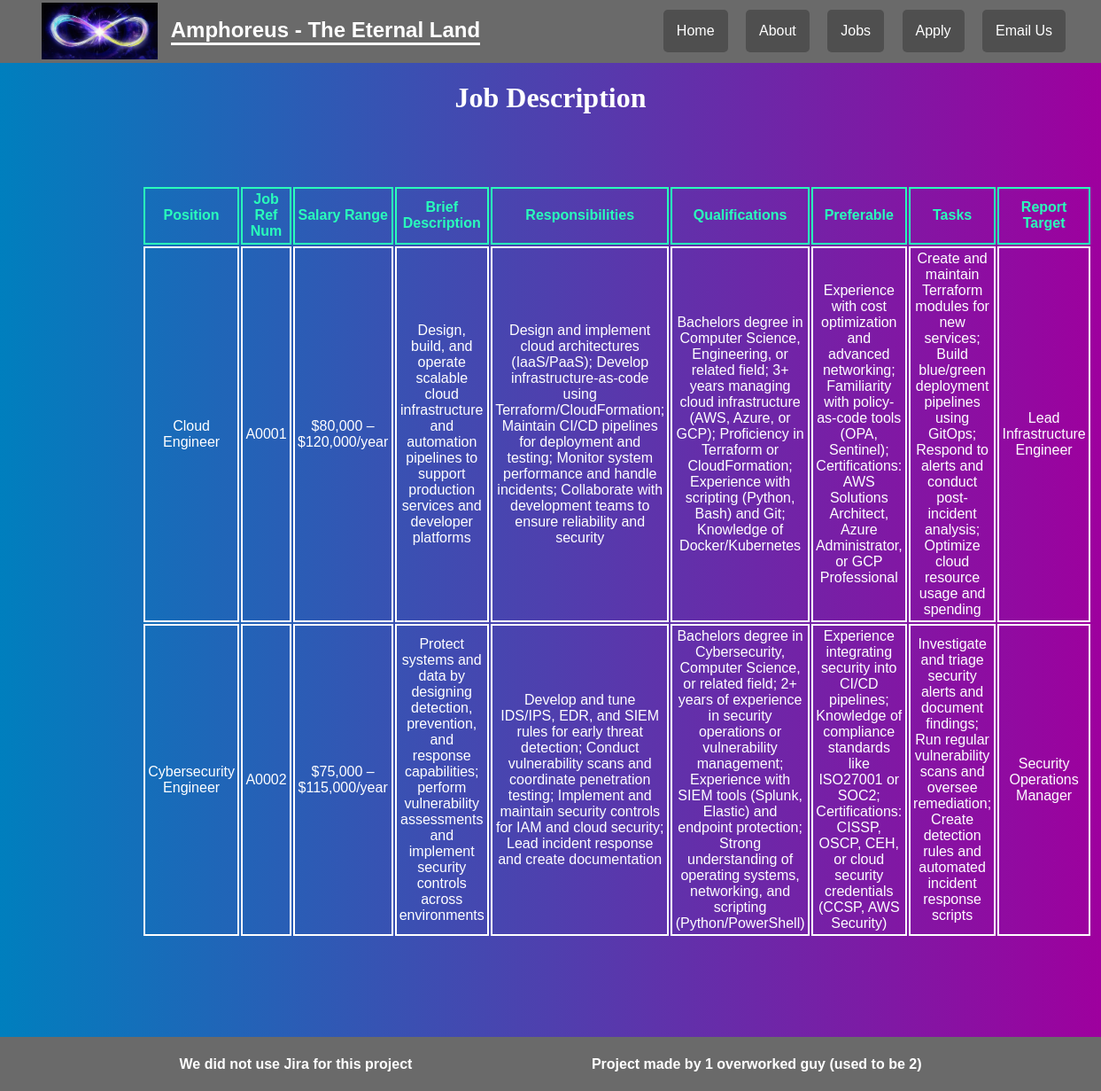
Page /project2/jobs.php on the committed database.
### tables this page shows
CREATE TABLE `jobs` (
  `position` varchar(40) NOT NULL,
  `reference_num` varchar(20) DEFAULT NULL,
  `Salary_range` varchar(50) DEFAULT NULL,
  `Brief_Description` text DEFAULT NULL,
  `Responsibilities` text DEFAULT NULL,
  `Qualifications` text DEFAULT NULL,
  `Preferable` text DEFAULT NULL,
  `Tasks` text DEFAULT NULL,
  `Report_Target` text DEFAULT NULL
);

### project2/jobs.php (the view, shortened to what this page needs)
<!DOCTYPE html>
<html lang="en">
<head>
    <link rel="stylesheet" href="./styles/styles.css">
</head>
<body>
    <?php
        include 'nav_header.inc';
    ?>
    <main class="jobs_mainbody">
    <?php
        require_once "settings.php";
        $query = "SELECT * FROM jobs";
        $result = mysqli_query($conn, $query);
        echo "<h1>Job Description</h1>";
        if (mysqli_num_rows($result) > 0){
        echo "<table class='jobs_page_table'>";
        echo "<thead>";
        echo "<tr>";
        echo "<th>Position</th>";
        echo "<th>Job Ref Num</th>";
        echo "<th>Salary Range</th>";
        echo "<th>Brief Description</th>";
        echo "<th>Responsibilities</th>";
        echo "<th>Qualifications</th>";
        echo "<th>Preferable</th>";
        echo "<th>Tasks</th>";
        echo "<th>Report Target</th>";
        echo "</tr>";
        echo "</thead>";
        while ($row = mysqli_fetch_assoc($result)) {
          echo "<tr>";
          echo "<td>" . $row['position'] . "</td>";
          echo "<td>" . $row['reference_num'] . "</td>";
          echo "<td>" . $row['Salary_range'] . "</td>";
          echo "<td>" . $row['Brief_Description'] . "</td>";
          echo "<td>" . $row['Responsibilities'] . "</td>";
          echo "<td>" . $row['Qualifications'] . "</td>";
          echo "<td>" . $row['Preferable'] . "</td>";
          echo "<td>" . $row['Tasks'] . "</td>";
          echo "<td>" . $row['Report_Target'] . "</td>";
          echo "</tr>";
        }
          echo "</table>";
        } else{
          echo "<p>no EOIs could be found.</p>";
        };
    ?>
    </main>
    <?php
        include 'footer.inc';
    ?>
</body>
</html>

### project2/nav_header.inc
<header>
    <nav class="nav_bar">
        <div class="Logo_nav">
            <img src="./images/World_Amphoreus.jpg" alt="Ampho logo" class="logo">
            <h2>Amphoreus - The Eternal Land</h2>
        </div>
        <ul class="menu">
            <li><a href="index.php">Home</a></li>
            <li><a href="about.php">About</a></li>
            <li><a href="jobs.php">Jobs</a></li>
            <li><a href="apply.php">Apply</a></li>
            <li><a href="mailto:info@Amphoreus.com.au">Email Us</a></li>
        </ul>
    </nav>
</header>

### project2/footer.inc
<footer>
    <h4>We did not use Jira for this project</h4>
    <h4>Project made by 1 overworked guy (used to be 2)</h4>
</footer>

### project2/styles/styles.css (style rules this page uses)
h1 { font-family: Georgia, 'Times New Roman', Times, serif; text-align: center; }
body { min-height: 100vh; margin: 0px; font-family: Arial, Helvetica, sans-serif; background-image: linear-gradient(to right, rgb(0, 127, 190), rgb(158, 0, 158)); color: white; display: flex; flex-direction: column; min-height: 100vh; }
main { flex: 1; }
header { margin: 0px; }
.nav_bar { background-color: rgb(106, 106, 106); padding: 0px 2rem; margin: 0px; overflow: hidden; display: flex; justify-content: space-between; align-items: center; }
.Logo_nav { color: white; display: flex; align-items: center; }
.logo { height: 4rem; margin-left: 15px; margin-right: 15px; }
.Logo_nav h2 { border-bottom: white solid 3px; }
nav ul { list-style: none; margin: 0px; }
.menu li { display: inline-block; }
.menu a { display: block; color: white; text-decoration: none; padding: 15px; text-align: center; background-color: rgb(79, 79, 79); margin-left: 0.5rem; margin-right: 0.5rem; border-radius: 5px; }
footer { display: flex; justify-content: space-evenly; margin-top: 2rem; position: relative; bottom: 0; background-color: rgb(106, 106, 106); color: white; }
.jobs_mainbody { margin-left: 10rem; margin-right: 10rem; }
.jobs_page_table { text-align: center; margin-top: 5rem; margin-bottom: 5rem; }
.jobs_page_table th { border: rgb(41, 255, 187) 2px solid; color: rgb(41, 255, 187); padding: 0.2rem; }
.jobs_page_table td { border: white 2px solid; color: white; padding: 0.2rem; }

### rows in the picture
jobs: position "Cloud Engineer", reference_num "A0001", Salary_range "$80,000 – $120,000/year", Brief_Description "Design, build, and operate scalable cloud infrastructure and automation pipelines to support production services and developer platforms", Responsibilities "Design and implement cloud architectures (IaaS/PaaS); Develop infrastructure-as-code using Terraform/CloudFormation; Maintain CI/CD pipelines for deployment and testing; Monitor system performance and handle incidents; Collaborate with development teams to ensure reliability and security", Qualifications "Bachelors degree in Computer Science, Engineering, or related field; 3+ years managing cloud infrastructure (AWS, Azure, or GCP); Proficiency in Terraform or CloudFormation; Experience with scripting (Python, Bash) and Git; Knowledge of Docker/Kubernetes", Preferable "Experience with cost optimization and advanced networking; Familiarity with policy-as-code tools (OPA, Sentinel); Certifications: AWS Solutions Architect, Azure Administrator, or GCP Professional", Tasks "Create and maintain Terraform modules for new services; Build blue/green deployment pipelines using GitOps; Respond to alerts and conduct post-incident analysis; Optimize cloud resource usage and spending", Report_Target "Lead Infrastructure Engineer"
jobs: position "Cybersecurity Engineer", reference_num "A0002", Salary_range "$75,000 – $115,000/year", Brief_Description "Protect systems and data by designing detection, prevention, and response capabilities; perform vulnerability assessments and implement security controls across environments", Responsibilities "Develop and tune IDS/IPS, EDR, and SIEM rules for early threat detection; Conduct vulnerability scans and coordinate penetration testing; Implement and maintain security controls for IAM and cloud security; Lead incident response and create documentation", Qualifications "Bachelors degree in Cybersecurity, Computer Science, or related field; 2+ years of experience in security operations or vulnerability management; Experience with SIEM tools (Splunk, Elastic) and endpoint protection; Strong understanding of operating systems, networking, and scripting (Python/PowerShell)", Preferable "Experience integrating security into CI/CD pipelines; Knowledge of compliance standards like ISO27001 or SOC2; Certifications: CISSP, OSCP, CEH, or cloud security credentials (CCSP, AWS Security)", Tasks "Investigate and triage security alerts and document findings; Run regular vulnerability scans and oversee remediation; Create detection rules and automated incident response scripts", Report_Target "Security Operations Manager"
